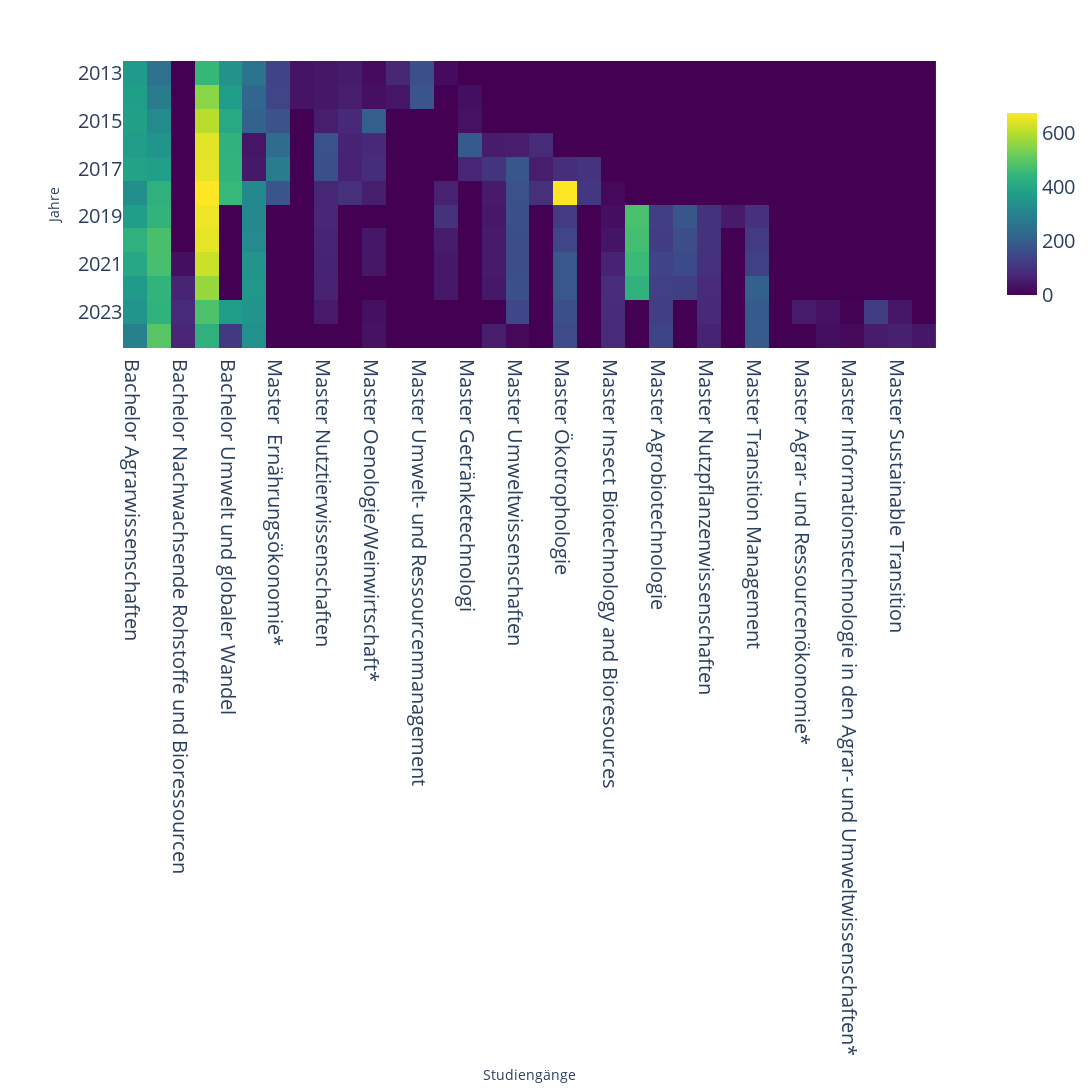

Write notebook code for a chart like this one.
### Markdown cell above
### Heatmap

### Code cell
df = df_grouped

# Um die Heatmap zu erstellen, nehmen wir die Spalten außer der "Jahr" Spalte:
heatmap_data = df.drop("Jahr", axis=1)

# Erstelle die Heatmap mit Plotly Express
fig = px.imshow(heatmap_data, 
                labels=dict(x="Studiengang", y="Jahr"), 
                x=heatmap_data.columns, 
                y=df["Jahr"], 
                color_continuous_scale='viridis')  # Du kannst die Farbskala ändern, z.B. 'Cividis', 'Blues', etc.
fig.update_layout(
    width=3000,   # Breite in Pixel
    height=1600    # Höhe in Pixel
)
fig.update_layout(
    xaxis=dict(
        title='Studiengänge',  # Titel der X-Achse (optional)
        tickfont=dict(size=20)  # Schriftgröße der Kategorien auf der X-Achse (Jahre)
    ),
    yaxis=dict(
        title='Jahre',  # Titel der Y-Achse (optional)
        tickfont=dict(size=20)  # Schriftgröße der Kategorien auf der Y-Achse (falls auch für Y-Achse relevant)
    ),
    coloraxis_colorbar=dict(
        tickfont=dict(size=20),
        len=0.7,  # Länge des Farbbalkens auf der Achse
    

))
# Zeige die Heatmap an
fig.show()

### Figure 1 — Plotly figure (JSON) as saved in the notebook; plotly's stock layout.template omitted (floating-point values rounded to 4 significant figures; data arrays with more than 128 entries replaced by an {"elided": "..."} marker saying what was removed)
{"data": [{"coloraxis": "coloraxis", "hovertemplate": "Studiengang: %{x}<br>Jahr: %{y}<br>color: %{z}<extra></extra>", "name": "0", "type": "heatmap", "x": ["Bachelor Agrarwissenschaften", "Bachelor Ernährungswissenschaften", "Bachelor Nachwachsende Rohstoffe und Bioressourcen", "Bachelor Ökotrophologie", "Bachelor Umwelt und globaler Wandel", "Master Ernährungswissenschaften ", "Master  Ernährungsökonomie*", "Master  Agrarökonomie und Betriebsmanagement", "Master Nutztierwissenschaften", "Master Pflanzenproduktion", "Master Oenologie/Weinwirtschaft*", "Master Haushalts- und Dienstleistungswissenschaften\n", "Master Umwelt- und Ressourcenmanagement", "Master Getränketechnologie", "Master Getränketechnologi", "Master Agrar- und Ressourcenökonomie", "Master Umweltwissenschaften", "Master Transition Management\n", "Master Ökotrophologie", "Master Agrobiotechnologie\n", "Master Insect Biotechnology and Bioresources", "Bachelor Umweltmanagement", "Master Agrobiotechnologie", "Master Ernährungsökonomie", "Master Nutzpflanzenwissenschaften", "Master Oenologie/Weinwirtschaft", "Master Transition Management", "Master Sustainable Transition*", "Master Agrar- und Ressourcenökonomie*", "Master Getränketechnologie*", "Master Informationstechnologie in den Agrar- und Umweltwissenschaften*", "Master Nachhaltige Ernährungswirtschaft", "Master Sustainable Transition", "Master Nutztierwissenschaften*"], "xaxis": "x", "y": ["2013", "2014", "2015", "2016", "2017", "2018", "2019", "2020", "2021", "2022", "2023", "2024"], "yaxis": "y", "z": {"elided": "12x34 int values"}}], "layout": {"coloraxis": {"colorbar": {"len": 0.7, "tickfont": {"size": 20}}, "colorscale": [[0, "#440154"], [0.1111, "#482878"], [0.2222, "#3e4989"], [0.3333, "#31688e"], [0.4444, "#26828e"], [0.5556, "#1f9e89"], [0.6667, "#35b779"], [0.7778, "#6ece58"], [0.8889, "#b5de2b"], [1, "#fde725"]]}, "height": 1600, "margin": {"t": 60}, "width": 3000, "xaxis": {"anchor": "y", "constrain": "domain", "domain": [0, 1], "scaleanchor": "y", "tickfont": {"size": 20}, "title": {"text": "Studiengänge"}}, "yaxis": {"anchor": "x", "autorange": "reversed", "constrain": "domain", "domain": [0, 1], "tickfont": {"size": 20}, "title": {"text": "Jahre"}}}}
